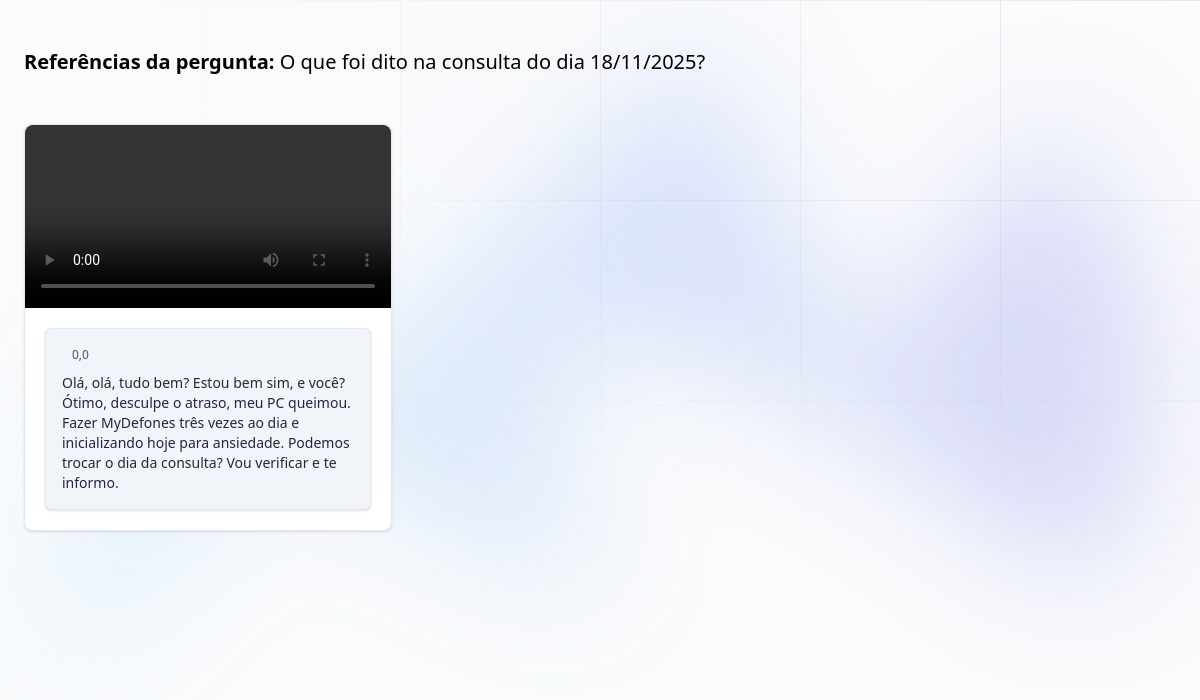
Page /consultas/ver_referencias/5 on the committed database.
### consultas/models.py (models this page shows)
class Pergunta(models.Model):
    data_treinamento = models.ManyToManyField(
        DataTreinamento, null=True, blank=True)
    pergunta = models.TextField()
    def __str__(self):
        return self.pergunta

class Gravacoes(models.Model):
    video = models.FileField(upload_to='gravacoes')
    data = models.DateTimeField()
    transcrever = models.BooleanField(default=False)
    paciente = models.ForeignKey(Pacientes, on_delete=models.DO_NOTHING)
    humor = models.IntegerField(default=0)
    transcricao = models.TextField()
    resumo = models.JSONField(default=list, blank=True)
    segmentos = models.JSONField(default=list, blank=True)

class DataTreinamento(models.Model):
    recording = models.ForeignKey(Gravacoes, on_delete=models.DO_NOTHING)
    text = models.TextField()

### consultas/views.py (the view)
# urls.py: path('ver_referencias/<int:id>', views.ver_referencias, name='ver_referencias'),
def ver_referencias(request, id):
    pergunta = get_object_or_404(Pergunta, id=id)
    data_treinamento = pergunta.data_treinamento.all()
    gravacoes = Gravacoes.objects.filter(
        datatreinamento__in=data_treinamento).distinct()
    return render(request, 'ver_referencias.html', {'pergunta': pergunta, 'data_treinamento': data_treinamento, 'gravacoes': gravacoes})

### consultas/templatetags/consultas_filters.py (called while the page is built)
@register.filter
def tempo_video(trecho, gravacao_id):
    trecho = trecho.lower().strip()
    gravacao = Gravacoes.objects.get(id=gravacao_id)
    for segmento in gravacao.segmentos:
        seg = segmento.get('texto', '').lower().strip()
        if seg in trecho or trecho in seg:
            return segmento.get('inicio')

### consultas/templates/ver_referencias.html (shortened to what this page needs)
{% extends "base.html" %}
{% load static %}
{% load consultas_filters %}
{% block 'body' %}
    <div class="relative isolate px-6 py-12 ">
        <div aria-hidden="true"
             class="absolute inset-x-0 top-10 -z-10 flex transform-gpu justify-center overflow-hidden blur-3xl">
            <div style="clip-path: polygon(73.6% 51.7%, 91.7% 11.8%, 100% 46.4%, 97.4% 82.2%, 92.5% 84.9%, 75.7% 64%, 55.3% 47.5%, 46.5% 49.4%, 45% 62.9%, 50.3% 87.2%, 21.3% 64.1%, 0.1% 100%, 5.4% 51.1%, 21.4% 63.9%, 58.9% 0.2%, 73.6% 51.7%)"
                 class="aspect-1108/632 w-277 flex-none bg-linear-to-r from-[#80caff] to-[#4f46e5] opacity-20"></div>
        </div>
        <div class="mx-auto max-w-7xl">
            <h1 class="text-xl font-bold">Referências da pergunta: <span class="font-medium">{{ pergunta }}</span></h1>
            <div class="grid mt-12 gap-6 sm:grid-cols-2 lg:grid-cols-3">
                {% for g in gravacoes %}
                    <div class="max-w-sm bg-white border border-gray-200 rounded-lg shadow-sm ">
                        <a href="#">
                        <video src="{{ g.video.url }}" controls class="rounded-t-lg w-full">
                        </a>
                        <div class="p-5">
                            <ul class="space-y-4 text-left text-gray-700 ">
                                {% for dt in data_treinamento %}
                                    {% if dt.recording.id == g.id %}
                                        <li class="bg-slate-100 border border-slate-200 p-4 rounded-md shadow-sm">
                                            <div class="flex flex-col">
                                            <span class="self-start mb-2 inline-block rounded-full bg-slate-100 px-2.5 py-0.5 text-xs font-medium text-slate-600">
                                                {{dt.text|tempo_video:g.id}}
                                            </span>
                                            <p class="text-sm text-slate-800">
                                                {{dt.text}}
                                            </p>
                                            </div>
                                        </li>
                                    {% endif %}
                                {% endfor %}
                            </ul>
                        </div>
                    </div>
                {% endfor %}
            </div>
        </div>
    </div>
{% endblock 'body' %}

### rows in the picture
Pergunta: pergunta "O que foi dito na consulta do dia 18/11/2025?"
DataTreinamento: text|tempo_video "0,0", text "Olá, olá, tudo bem? Estou bem sim, e você? Ótimo, desculpe o atraso, meu PC queimou. Fazer MyDefones três vezes ao dia e inicializando hoje para ansiedade. Podemos trocar o dia da consulta? Vou verificar e te informo."
